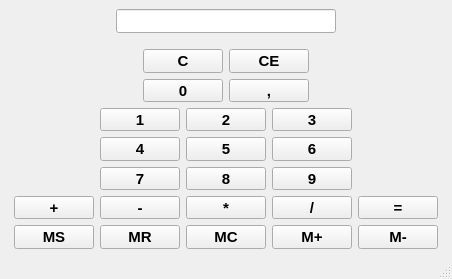
<?xml version="1.0" encoding="UTF-8"?>
<ui version="4.0">
 <class>MainWindow</class>
 <widget class="QMainWindow" name="MainWindow">
  <property name="geometry">
   <rect>
    <x>0</x>
    <y>0</y>
    <width>452</width>
    <height>279</height>
   </rect>
  </property>
  <property name="sizePolicy">
   <sizepolicy hsizetype="Fixed" vsizetype="Fixed">
    <horstretch>0</horstretch>
    <verstretch>0</verstretch>
   </sizepolicy>
  </property>
  <property name="minimumSize">
   <size>
    <width>452</width>
    <height>279</height>
   </size>
  </property>
  <property name="maximumSize">
   <size>
    <width>452</width>
    <height>279</height>
   </size>
  </property>
  <property name="windowTitle">
   <string>Лабораторная работа: Калькулятор</string>
  </property>
  <widget class="QWidget" name="centralwidget">
   <layout class="QVBoxLayout" name="verticalLayout_2">
    <item>
     <layout class="QVBoxLayout" name="verticalLayout">
      <item>
       <layout class="QHBoxLayout" name="horizontalLayout_4">
        <item>
         <widget class="QLineEdit" name="num_line_edit">
          <property name="sizePolicy">
           <sizepolicy hsizetype="Fixed" vsizetype="Fixed">
            <horstretch>0</horstretch>
            <verstretch>0</verstretch>
           </sizepolicy>
          </property>
          <property name="maximumSize">
           <size>
            <width>220</width>
            <height>16777215</height>
           </size>
          </property>
          <property name="font">
           <font>
            <pointsize>11</pointsize>
           </font>
          </property>
         </widget>
        </item>
       </layout>
      </item>
      <item>
       <spacer name="verticalSpacer">
        <property name="orientation">
         <enum>Qt::Vertical</enum>
        </property>
        <property name="sizeType">
         <enum>QSizePolicy::Fixed</enum>
        </property>
        <property name="sizeHint" stdset="0">
         <size>
          <width>20</width>
          <height>10</height>
         </size>
        </property>
       </spacer>
      </item>
      <item>
       <layout class="QHBoxLayout" name="horizontalLayout_2">
        <item>
         <spacer name="horizontalSpacer_12">
          <property name="orientation">
           <enum>Qt::Horizontal</enum>
          </property>
          <property name="sizeHint" stdset="0">
           <size>
            <width>40</width>
            <height>20</height>
           </size>
          </property>
         </spacer>
        </item>
        <item>
         <widget class="QPushButton" name="gl_clear_push_button">
          <property name="sizePolicy">
           <sizepolicy hsizetype="Fixed" vsizetype="Fixed">
            <horstretch>0</horstretch>
            <verstretch>0</verstretch>
           </sizepolicy>
          </property>
          <property name="font">
           <font>
            <pointsize>11</pointsize>
            <bold>true</bold>
           </font>
          </property>
          <property name="text">
           <string>C</string>
          </property>
         </widget>
        </item>
        <item>
         <widget class="QPushButton" name="gl_clear_entry_push_button">
          <property name="sizePolicy">
           <sizepolicy hsizetype="Fixed" vsizetype="Fixed">
            <horstretch>0</horstretch>
            <verstretch>0</verstretch>
           </sizepolicy>
          </property>
          <property name="font">
           <font>
            <pointsize>11</pointsize>
            <bold>true</bold>
           </font>
          </property>
          <property name="text">
           <string>CE</string>
          </property>
         </widget>
        </item>
        <item>
         <spacer name="horizontalSpacer">
          <property name="orientation">
           <enum>Qt::Horizontal</enum>
          </property>
          <property name="sizeHint" stdset="0">
           <size>
            <width>40</width>
            <height>20</height>
           </size>
          </property>
         </spacer>
        </item>
       </layout>
      </item>
      <item>
       <layout class="QHBoxLayout" name="horizontalLayout_8">
        <item>
         <spacer name="horizontalSpacer_13">
          <property name="orientation">
           <enum>Qt::Horizontal</enum>
          </property>
          <property name="sizeHint" stdset="0">
           <size>
            <width>40</width>
            <height>20</height>
           </size>
          </property>
         </spacer>
        </item>
        <item>
         <widget class="QPushButton" name="num_zero_push_button">
          <property name="font">
           <font>
            <pointsize>11</pointsize>
            <bold>true</bold>
           </font>
          </property>
          <property name="text">
           <string>0</string>
          </property>
         </widget>
        </item>
        <item>
         <widget class="QPushButton" name="num_dot_push_button">
          <property name="font">
           <font>
            <pointsize>11</pointsize>
            <bold>true</bold>
           </font>
          </property>
          <property name="text">
           <string>,</string>
          </property>
         </widget>
        </item>
        <item>
         <spacer name="horizontalSpacer_14">
          <property name="orientation">
           <enum>Qt::Horizontal</enum>
          </property>
          <property name="sizeHint" stdset="0">
           <size>
            <width>40</width>
            <height>20</height>
           </size>
          </property>
         </spacer>
        </item>
       </layout>
      </item>
      <item>
       <layout class="QHBoxLayout" name="horizontalLayout_5">
        <item>
         <spacer name="horizontalSpacer_4">
          <property name="orientation">
           <enum>Qt::Horizontal</enum>
          </property>
          <property name="sizeHint" stdset="0">
           <size>
            <width>40</width>
            <height>20</height>
           </size>
          </property>
         </spacer>
        </item>
        <item>
         <widget class="QPushButton" name="num_one_push_button">
          <property name="sizePolicy">
           <sizepolicy hsizetype="Fixed" vsizetype="Fixed">
            <horstretch>0</horstretch>
            <verstretch>0</verstretch>
           </sizepolicy>
          </property>
          <property name="font">
           <font>
            <pointsize>11</pointsize>
            <bold>true</bold>
           </font>
          </property>
          <property name="text">
           <string>1</string>
          </property>
         </widget>
        </item>
        <item>
         <widget class="QPushButton" name="num_two_push_button">
          <property name="sizePolicy">
           <sizepolicy hsizetype="Fixed" vsizetype="Fixed">
            <horstretch>0</horstretch>
            <verstretch>0</verstretch>
           </sizepolicy>
          </property>
          <property name="font">
           <font>
            <pointsize>11</pointsize>
            <bold>true</bold>
           </font>
          </property>
          <property name="text">
           <string>2</string>
          </property>
         </widget>
        </item>
        <item>
         <widget class="QPushButton" name="num_three_push_button">
          <property name="sizePolicy">
           <sizepolicy hsizetype="Fixed" vsizetype="Fixed">
            <horstretch>0</horstretch>
            <verstretch>0</verstretch>
           </sizepolicy>
          </property>
          <property name="font">
           <font>
            <pointsize>11</pointsize>
            <bold>true</bold>
           </font>
          </property>
          <property name="text">
           <string>3</string>
          </property>
         </widget>
        </item>
        <item>
         <spacer name="horizontalSpacer_5">
          <property name="orientation">
           <enum>Qt::Horizontal</enum>
          </property>
          <property name="sizeHint" stdset="0">
           <size>
            <width>40</width>
            <height>20</height>
           </size>
          </property>
         </spacer>
        </item>
       </layout>
      </item>
      <item>
       <layout class="QHBoxLayout" name="horizontalLayout_6">
        <item>
         <spacer name="horizontalSpacer_6">
          <property name="orientation">
           <enum>Qt::Horizontal</enum>
          </property>
          <property name="sizeHint" stdset="0">
           <size>
            <width>40</width>
            <height>20</height>
           </size>
          </property>
         </spacer>
        </item>
        <item>
         <widget class="QPushButton" name="num_four_push_button">
          <property name="sizePolicy">
           <sizepolicy hsizetype="Fixed" vsizetype="Fixed">
            <horstretch>0</horstretch>
            <verstretch>0</verstretch>
           </sizepolicy>
          </property>
          <property name="font">
           <font>
            <pointsize>11</pointsize>
            <bold>true</bold>
           </font>
          </property>
          <property name="text">
           <string>4</string>
          </property>
         </widget>
        </item>
        <item>
         <widget class="QPushButton" name="num_five_push_button">
          <property name="sizePolicy">
           <sizepolicy hsizetype="Fixed" vsizetype="Fixed">
            <horstretch>0</horstretch>
            <verstretch>0</verstretch>
           </sizepolicy>
          </property>
          <property name="font">
           <font>
            <pointsize>11</pointsize>
            <bold>true</bold>
           </font>
          </property>
          <property name="text">
           <string>5</string>
          </property>
         </widget>
        </item>
        <item>
         <widget class="QPushButton" name="num_six_push_button">
          <property name="sizePolicy">
           <sizepolicy hsizetype="Fixed" vsizetype="Fixed">
            <horstretch>0</horstretch>
            <verstretch>0</verstretch>
           </sizepolicy>
          </property>
          <property name="font">
           <font>
            <pointsize>11</pointsize>
            <bold>true</bold>
           </font>
          </property>
          <property name="text">
           <string>6</string>
          </property>
         </widget>
        </item>
        <item>
         <spacer name="horizontalSpacer_7">
          <property name="orientation">
           <enum>Qt::Horizontal</enum>
          </property>
          <property name="sizeHint" stdset="0">
           <size>
            <width>40</width>
            <height>20</height>
           </size>
          </property>
         </spacer>
        </item>
       </layout>
      </item>
      <item>
       <layout class="QHBoxLayout" name="horizontalLayout_7">
        <item>
         <spacer name="horizontalSpacer_8">
          <property name="orientation">
           <enum>Qt::Horizontal</enum>
          </property>
          <property name="sizeHint" stdset="0">
           <size>
            <width>40</width>
            <height>20</height>
           </size>
          </property>
         </spacer>
        </item>
        <item>
         <widget class="QPushButton" name="num_seven_push_button">
          <property name="sizePolicy">
           <sizepolicy hsizetype="Fixed" vsizetype="Fixed">
            <horstretch>0</horstretch>
            <verstretch>0</verstretch>
           </sizepolicy>
          </property>
          <property name="font">
           <font>
            <pointsize>11</pointsize>
            <bold>true</bold>
           </font>
          </property>
          <property name="text">
           <string>7</string>
          </property>
         </widget>
        </item>
        <item>
         <widget class="QPushButton" name="num_eight_push_button">
          <property name="sizePolicy">
           <sizepolicy hsizetype="Fixed" vsizetype="Fixed">
            <horstretch>0</horstretch>
            <verstretch>0</verstretch>
           </sizepolicy>
          </property>
          <property name="font">
           <font>
            <pointsize>11</pointsize>
            <bold>true</bold>
           </font>
          </property>
          <property name="text">
           <string>8</string>
          </property>
         </widget>
        </item>
        <item>
         <widget class="QPushButton" name="num_nine_push_button">
          <property name="sizePolicy">
           <sizepolicy hsizetype="Fixed" vsizetype="Fixed">
            <horstretch>0</horstretch>
            <verstretch>0</verstretch>
           </sizepolicy>
          </property>
          <property name="font">
           <font>
            <pointsize>11</pointsize>
            <bold>true</bold>
           </font>
          </property>
          <property name="text">
           <string>9</string>
          </property>
         </widget>
        </item>
        <item>
         <spacer name="horizontalSpacer_9">
          <property name="orientation">
           <enum>Qt::Horizontal</enum>
          </property>
          <property name="sizeHint" stdset="0">
           <size>
            <width>40</width>
            <height>20</height>
           </size>
          </property>
         </spacer>
        </item>
       </layout>
      </item>
      <item>
       <layout class="QHBoxLayout" name="horizontalLayout_3">
        <item>
         <spacer name="horizontalSpacer_11">
          <property name="orientation">
           <enum>Qt::Horizontal</enum>
          </property>
          <property name="sizeHint" stdset="0">
           <size>
            <width>40</width>
            <height>20</height>
           </size>
          </property>
         </spacer>
        </item>
        <item>
         <widget class="QPushButton" name="op_plus_push_button">
          <property name="sizePolicy">
           <sizepolicy hsizetype="Fixed" vsizetype="Fixed">
            <horstretch>0</horstretch>
            <verstretch>0</verstretch>
           </sizepolicy>
          </property>
          <property name="font">
           <font>
            <pointsize>11</pointsize>
            <bold>true</bold>
           </font>
          </property>
          <property name="text">
           <string>+</string>
          </property>
         </widget>
        </item>
        <item>
         <widget class="QPushButton" name="op_minus_push_button">
          <property name="sizePolicy">
           <sizepolicy hsizetype="Fixed" vsizetype="Fixed">
            <horstretch>0</horstretch>
            <verstretch>0</verstretch>
           </sizepolicy>
          </property>
          <property name="font">
           <font>
            <pointsize>11</pointsize>
            <bold>true</bold>
           </font>
          </property>
          <property name="text">
           <string>-</string>
          </property>
         </widget>
        </item>
        <item>
         <widget class="QPushButton" name="op_mult_push_button">
          <property name="sizePolicy">
           <sizepolicy hsizetype="Fixed" vsizetype="Fixed">
            <horstretch>0</horstretch>
            <verstretch>0</verstretch>
           </sizepolicy>
          </property>
          <property name="font">
           <font>
            <pointsize>11</pointsize>
            <bold>true</bold>
           </font>
          </property>
          <property name="text">
           <string>*</string>
          </property>
         </widget>
        </item>
        <item>
         <widget class="QPushButton" name="op_div_push_button">
          <property name="sizePolicy">
           <sizepolicy hsizetype="Fixed" vsizetype="Fixed">
            <horstretch>0</horstretch>
            <verstretch>0</verstretch>
           </sizepolicy>
          </property>
          <property name="font">
           <font>
            <pointsize>11</pointsize>
            <bold>true</bold>
           </font>
          </property>
          <property name="text">
           <string>/</string>
          </property>
         </widget>
        </item>
        <item>
         <widget class="QPushButton" name="op_equal_push_button">
          <property name="sizePolicy">
           <sizepolicy hsizetype="Fixed" vsizetype="Fixed">
            <horstretch>0</horstretch>
            <verstretch>0</verstretch>
           </sizepolicy>
          </property>
          <property name="font">
           <font>
            <pointsize>11</pointsize>
            <bold>true</bold>
           </font>
          </property>
          <property name="text">
           <string>=</string>
          </property>
         </widget>
        </item>
        <item>
         <spacer name="horizontalSpacer_3">
          <property name="orientation">
           <enum>Qt::Horizontal</enum>
          </property>
          <property name="sizeHint" stdset="0">
           <size>
            <width>40</width>
            <height>20</height>
           </size>
          </property>
         </spacer>
        </item>
       </layout>
      </item>
      <item>
       <layout class="QHBoxLayout" name="horizontalLayout">
        <item>
         <spacer name="horizontalSpacer_10">
          <property name="orientation">
           <enum>Qt::Horizontal</enum>
          </property>
          <property name="sizeHint" stdset="0">
           <size>
            <width>40</width>
            <height>20</height>
           </size>
          </property>
         </spacer>
        </item>
        <item>
         <widget class="QPushButton" name="mem_save_push_button">
          <property name="sizePolicy">
           <sizepolicy hsizetype="Fixed" vsizetype="Fixed">
            <horstretch>0</horstretch>
            <verstretch>0</verstretch>
           </sizepolicy>
          </property>
          <property name="font">
           <font>
            <pointsize>11</pointsize>
            <bold>true</bold>
           </font>
          </property>
          <property name="text">
           <string>MS</string>
          </property>
         </widget>
        </item>
        <item>
         <widget class="QPushButton" name="mem_call_push_button">
          <property name="sizePolicy">
           <sizepolicy hsizetype="Fixed" vsizetype="Fixed">
            <horstretch>0</horstretch>
            <verstretch>0</verstretch>
           </sizepolicy>
          </property>
          <property name="font">
           <font>
            <pointsize>11</pointsize>
            <bold>true</bold>
           </font>
          </property>
          <property name="text">
           <string>MR</string>
          </property>
         </widget>
        </item>
        <item>
         <widget class="QPushButton" name="mem_clear_push_button">
          <property name="sizePolicy">
           <sizepolicy hsizetype="Fixed" vsizetype="Fixed">
            <horstretch>0</horstretch>
            <verstretch>0</verstretch>
           </sizepolicy>
          </property>
          <property name="font">
           <font>
            <pointsize>11</pointsize>
            <bold>true</bold>
           </font>
          </property>
          <property name="text">
           <string>MC</string>
          </property>
         </widget>
        </item>
        <item>
         <widget class="QPushButton" name="mem_plus_push_button">
          <property name="sizePolicy">
           <sizepolicy hsizetype="Fixed" vsizetype="Fixed">
            <horstretch>0</horstretch>
            <verstretch>0</verstretch>
           </sizepolicy>
          </property>
          <property name="font">
           <font>
            <pointsize>11</pointsize>
            <bold>true</bold>
           </font>
          </property>
          <property name="text">
           <string>M+</string>
          </property>
         </widget>
        </item>
        <item>
         <widget class="QPushButton" name="mem_minus_push_button">
          <property name="sizePolicy">
           <sizepolicy hsizetype="Fixed" vsizetype="Fixed">
            <horstretch>0</horstretch>
            <verstretch>0</verstretch>
           </sizepolicy>
          </property>
          <property name="font">
           <font>
            <pointsize>11</pointsize>
            <bold>true</bold>
           </font>
          </property>
          <property name="text">
           <string>M-</string>
          </property>
         </widget>
        </item>
        <item>
         <spacer name="horizontalSpacer_2">
          <property name="orientation">
           <enum>Qt::Horizontal</enum>
          </property>
          <property name="sizeHint" stdset="0">
           <size>
            <width>40</width>
            <height>20</height>
           </size>
          </property>
         </spacer>
        </item>
       </layout>
      </item>
     </layout>
    </item>
    <item>
     <spacer name="verticalSpacer_2">
      <property name="orientation">
       <enum>Qt::Vertical</enum>
      </property>
      <property name="sizeHint" stdset="0">
       <size>
        <width>20</width>
        <height>40</height>
       </size>
      </property>
     </spacer>
    </item>
   </layout>
  </widget>
  <widget class="QMenuBar" name="menubar">
   <property name="geometry">
    <rect>
     <x>0</x>
     <y>0</y>
     <width>452</width>
     <height>21</height>
    </rect>
   </property>
  </widget>
  <widget class="QStatusBar" name="statusbar"/>
 </widget>
 <resources/>
 <connections/>
</ui>
